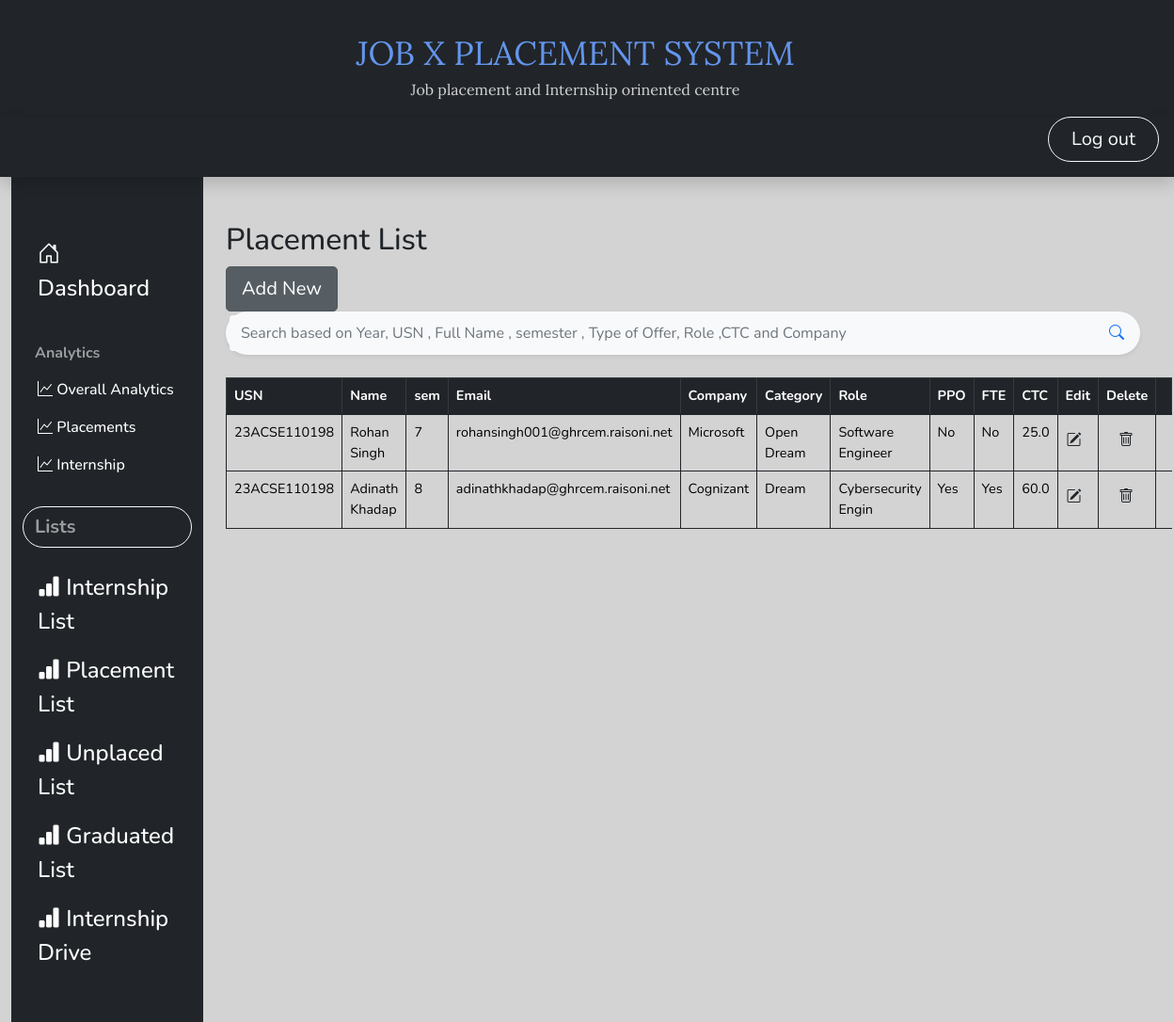
The page /Student_SPC/Plist/ (signed in) on the database its author committed.
### main_app/models.py (models this page shows)
class Placements(models.Model):
    Usn = models.CharField(max_length=15)
    Full_name=models.CharField(max_length=50)
    semester=models.CharField(max_length=15,choices=sem_choices)
    rvce_email=models.CharField(max_length=50)
    personal_email=models.CharField(max_length=50)
    phone=models.CharField(max_length=15)
    Interested_In_higherStudies=models.CharField(max_length=5,choices=higher_choices)
    Category=models.CharField(max_length=20,choices=Type_choices)
    Company=models.CharField(max_length=25)
    Company_addr=models.CharField(max_length=300)
    Intern=models.CharField(max_length=5,choices=higher_choices)
    Duration_of_Internship=models.IntegerField(default=0)
    Ppo=models.CharField(max_length=15,choices=higher_choices)
    Fte=models.CharField(max_length=15,choices=higher_choices)
    Date_of_offer=models.DateField(max_length=25)
    Role=models.CharField(max_length=20)
    Ctc=models.FloatField(default=0)

### main_app/views.py (the view)
# urls.py: path('Plist/',views.Placements_list,name='Placed_list'),
@login_required
def Placements_list(request):
    if'q'in request.GET:
        q=request.GET['q']
        multiple_q=Q(Q(Full_name__icontains=q)|Q(Date_of_offer__icontains=q)|Q(Usn__icontains=q)|Q(semester__icontains=q)|Q(Category__icontains=q)|Q(Role__icontains=q)|Q(Company__icontains=q)|Q(Ctc__icontains=q))
        data=Placements.objects.filter(multiple_q).order_by('-Usn')
    else:
        data=Placements.objects.all().order_by('-Usn')
    context={'PlacedList':data}
    return render(request,"Placement_list.html",context)

### main_app/templates/Placement_list.html (shortened to what this page needs)
{% extends 'base.html'%}
{% block sidebar %}
{% include 'SPCsidebar.html'%}
{% endblock %}
{% block content %}
<main class="col-md-9 ms-sm-auto col-lg-10 px-md-4">
    <h1 class="mt-5 h2">Placement List</h1>
    {% if user.is_authenticated and user.is_staff or user.is_superuser %}
    <a href="{% url 'Placed_form' %}" class="btn btn-secondary btn-lg active" role="button" aria-pressed="true">Add New</a>
    {% endif %}
    <br>
    <form action="">
        <div class="p-1 bg-light rounded rounded-pill shadow-sm mb-4">
          <div class="input-group">
            <input type="search" name="q" placeholder="Search based on Year, USN , Full Name , semester , Type of Offer, Role ,CTC and Company" aria-describedby="button-addon1" class="form-control border-0 bg-light">
            <div class="input-group-append">
              <button id="button-addon1" type="submit" class="btn btn-link text-primary"><i class="bi bi-search"></i></button>
            </div>
          </div>
        </div>
        </form>
        <table class="mt-4 table table-bordered border-dark">
            <thead class="table-dark">
                <tr>
                    <th scope="col">USN</th>
                    <th scope="col">Name</th>
                    <th scope="col">sem</th>
                    <th scope="col">Email</th>
                    <th scope="col">Company</th>
                    <th scope="col">Category</th>
                    <th scope="col">Role</th>
                    <th scope="col">PPO</th>
                    <th scope="col">FTE</th>
                    <th scope="col">CTC</th>
                    {% if user.is_authenticated and user.is_staff or user.is_superuser %}
                    <th scope="col">Edit</th>
                    <th scope="col">Delete</th>
                    {% endif %}
                    <th></th>
                </tr>
            </thead>
            <tbody>
                {% for list in PlacedList %}
                <tr>
                    <td>{{list.Usn}}</td>
                    <td>{{list.Full_name}}</td>
                    <td>{{list.semester}}</td>
                    <td>{{list.rvce_email}}</td>
                    <td>{{list.Company}}</td>
                    <td>{{list.Category}} </td>
                    <td>{{list.Role}}</td>
                    <td>{{list.Ppo}}</td>
                    <td>{{list.Fte}}</td>
                    <td>{{list.Ctc}}</td>
                    {% if user.is_authenticated and user.is_staff or user.is_superuser %}
                    <td>
                       <a href="{% url 'Placedupdate' list.id %}" class="btn text secondary px-0">
                        <i class="bi bi-pencil-square"></i>
                       </a>
                    </td>
                    <td>
                    <form action="{% url 'Placeddel' list.id %}" method="post" onsubmit = "return confirm('Are you sure you want to delete?')">
                        <button type="'submit" class="btn">
                            <i class="bi bi-trash"></i>
                        </button>
                    </form>
                    </td>
                    {% endif %}
                </tr>
                {% endfor %}
            </tbody>
        </table>
    </div>
{% endblock %}

### static/css/style.css (style rules this page uses)
body { font-size: 0.9rem; font-family: 'Nunito', sans-serif; background-color:#d3d3d3; }
a { color: cornflowerblue; text-decoration: none; }
td { overflow: hidden; text-overflow: ellipsis; word-wrap: break-word; }

### rows shown on the page
Placements: Usn "23ACSE110198", Full_name "Rohan Singh", semester "7", rvce_email "rohansingh001@ghrcem.raisoni.net", Company "Microsoft", Category "Open Dream", Role "Software Engineer", Ppo "No", Fte "No", Ctc "25.0"
Placements: Usn "23ACSE110198", Full_name "Adinath Khadap", semester "8", rvce_email "adinathkhadap@ghrcem.raisoni.net", Company "Cognizant", Category "Dream", Role "Cybersecurity Engin", Ppo "Yes", Fte "Yes", Ctc "60.0"
